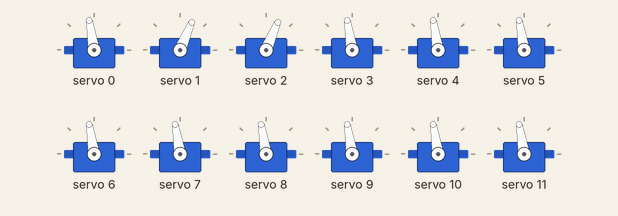
This sketch was run on a simulated Arduino Uno, built with avr-gcc and run on an emulated ATmega328P. Parts: 12 × servo.

Above: at 0.55 s.
At 0.95 s:
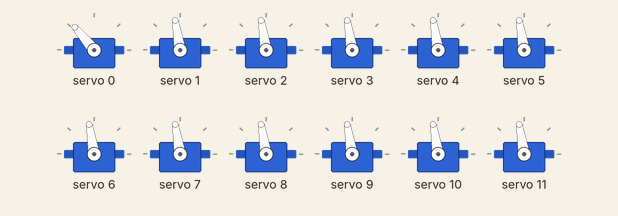
At 1.35 s:
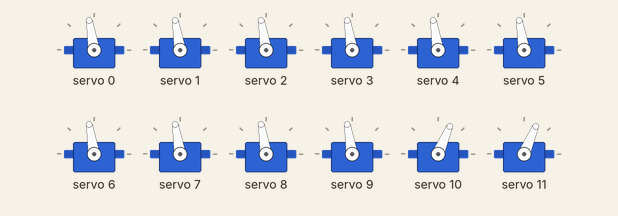
At 2.15 s:
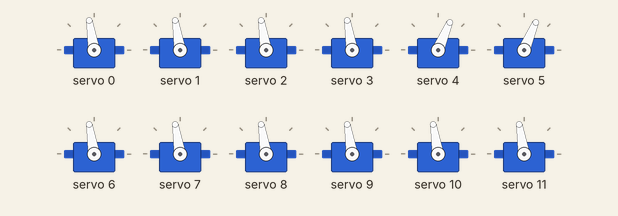
At 2.95 s:
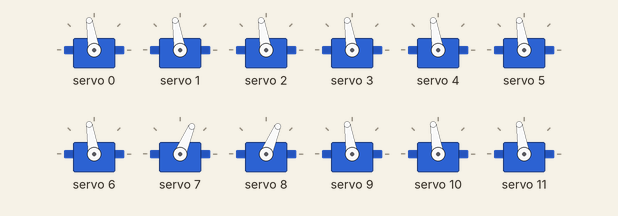
At 3.7 s:
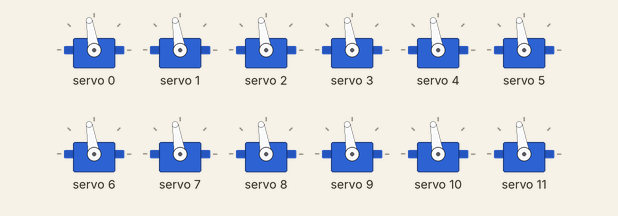
Timing chart, 0 to 7.9 s (numbered marks = the images above):
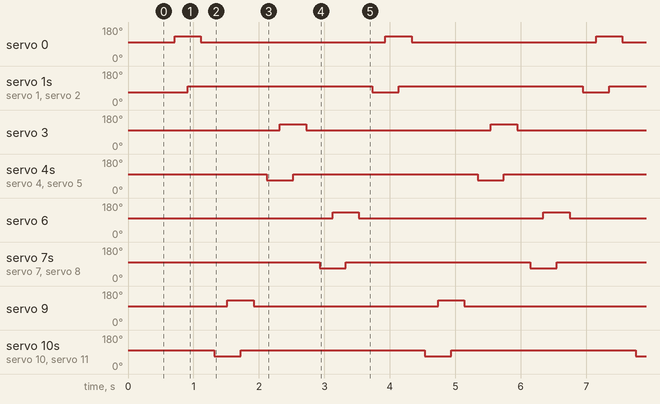

The sketch:

quadruped_robot.ino
```cpp
#include <Wire.h>
#include <Adafruit_PWMServoDriver.h>
Adafruit_PWMServoDriver pwm = Adafruit_PWMServoDriver();
#define SERVOMIN 120
#define SERVOMAX 520
#define FL_HIP    0
#define FL_KNEE   1
#define FL_ANKLE  2
#define FR_HIP    3
#define FR_KNEE   4
#define FR_ANKLE  5
#define BL_HIP    6
#define BL_KNEE   7
#define BL_ANKLE  8
#define BR_HIP    9
#define BR_KNEE   10
#define BR_ANKLE  11
int angleToPulse(int angle)
{
  return map(angle, 0, 180, SERVOMIN, SERVOMAX);
}
void setServo(uint8_t servo, int angle)
{
  pwm.setPWM(servo, 0, angleToPulse(angle));
}
void stand()
{
  for (int i = 0; i < 12; i++)
    setServo(i, 90);
}
void moveLeg(uint8_t hip, uint8_t knee, uint8_t ankle)
{
  setServo(knee, 60);
  setServo(ankle, 60);
  delay(200);
  setServo(hip, 120);
  delay(200);
  setServo(knee, 90);
  setServo(ankle, 90);
  delay(200);
  setServo(hip, 90);
  delay(200);
}
void walkForward()
{
  moveLeg(FL_HIP, FL_KNEE, FL_ANKLE);
  moveLeg(BR_HIP, BR_KNEE, BR_ANKLE);
  moveLeg(FR_HIP, FR_KNEE, FR_ANKLE);
  moveLeg(BL_HIP, BL_KNEE, BL_ANKLE);
}
void turnLeft()
{
  setServo(FL_HIP, 70);
  setServo(BL_HIP, 70);
  setServo(FR_HIP, 120);
  setServo(BR_HIP, 120);
  delay(500);
  stand();
}
void turnRight()
{
  setServo(FL_HIP, 120);
  setServo(BL_HIP, 120);
  setServo(FR_HIP, 70);
  setServo(BR_HIP, 70);
  delay(500);
  stand();
}
void setup()
{
  pwm.begin();
  pwm.setPWMFreq(50);
  delay(500);
  stand();
}
void loop()
{
  walkForward();
}
```

Measured:
- by itself, servo 0, servo 3, servo 6, servo 9: alternates 130° for 0.40 s and 99° for 2.8 s
- by itself, servo 1, servo 2, servo 4, servo 5, servo 7, servo 8, servo 10, servo 11: alternates 99° for 2.8 s and 67° for 0.40 s
